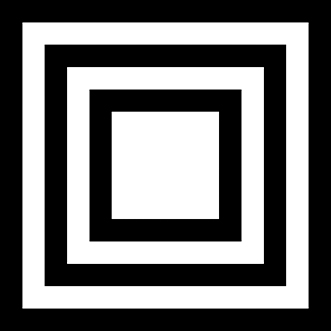
#> input picture landing_field.jpg, 331 x 331 px, found by its file name
$ python main2.py
#> lines starting #> are read from the running program, lines starting #| are printed output that depends on the picture; after the words box and inside, x2 and y2 are one past the last pixel; in counts of white or black regions, pixels touching at a corner belong together
### utils/imutils.py
### This code below should be in a separate file called imutils.py
# Import the necessary packages
import numpy as np
import cv2
# [17 lines left out: functions translate, rotate, not called in this run]
def resize(image, width = None, height = None, inter = cv2.INTER_AREA):
        # initialize the dimensions of the image to be resized and grab the image size
        dim = None
        (h, w) = image.shape[:2]
        # if both the width and height are None, then return the original image
        if width is None and height is None:
                return image
        # check to see if the width is None
        if width is None:
                # calculate the ratio of the height and construct the dimensions
                r = height / float(h)
                dim = (int(w * r), height)
        # otherwise, the height is None
        else:
                # calculate the ratio of the width and construct the dimensions
                r = width / float(w)
                dim = (width, int(h * r))
        # resize the image
        resized = cv2.resize(image, dim, interpolation = inter)
        # return the resized image
        return resized

### nice_trys/main2.py
#7 DEC 2015
#This program uses multi-scale template matching to find an object in a video stream.
#The object is the "template" which is an image file (JPG, PNG, etc.)
#The video stream is from the raspberry pi camera module.
#This program works on the Raspberry PI 2, Jessie, OpenCV 3.0.0

import cv2
import numpy as np  # for template matching

from utils import imutils

cap = cv2.VideoCapture(0)  # Webcam Capture

template = cv2.imread('landing_field.jpg')                                        #I used a photo of sunglasses, cropped down to just the sunglasses and nothing else
#> template is the input picture: shape (331, 331, 3); min 0, max 255, mean 118
(template_height, template_width) = template.shape[:2]
#> template_height = 331; template_width = 331
template = cv2.cvtColor(template, cv2.COLOR_BGR2GRAY)                           #gray it
#> template: shape (331, 331)
template = cv2.GaussianBlur     (template, (7,7), 0)                            #blur it
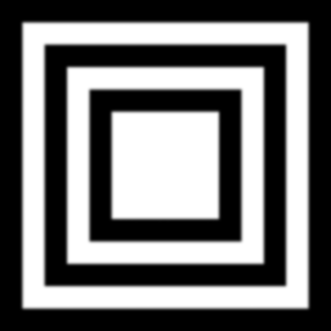
#> template: shape (331, 331); min 0, max 255, mean 118
template = cv2.Canny(template, 50, 150)                                         #edge it
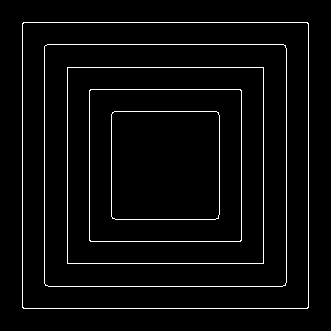
#> template: shape (331, 331); 3.6% white in thin lines or dots, all inside (x1, y1, x2, y2) = (22, 22, 309, 309)
cv2.imshow("template", template)                                                #show it (not necessary, but I like to see what I'm working with

while True:
    ret, roi_image = cap.read()
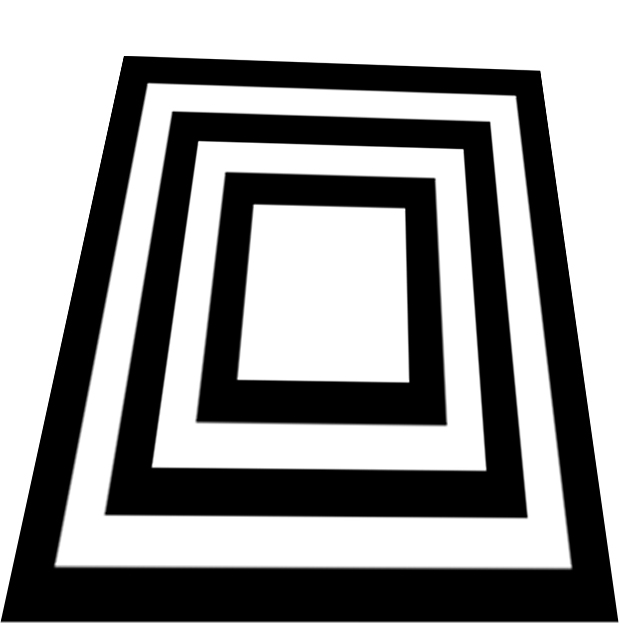
#> input picture landing_field_2.jpg, 619 x 623 px, given in place of the camera
#> roi_image is the input picture: shape (623, 619, 3); min 0, max 255, mean 151
    image_gray          = cv2.cvtColor(roi_image, cv2.COLOR_BGR2GRAY)           #change the image to grayscale
    (h, w)              = image_gray.shape[:2]
#> h = 623; w = 619
    center              = (w/2,h/2)
#> center = (309.5, 311.5)
    im_gblurred         = cv2.GaussianBlur(image_gray, (7,7), 0)        #blur the image
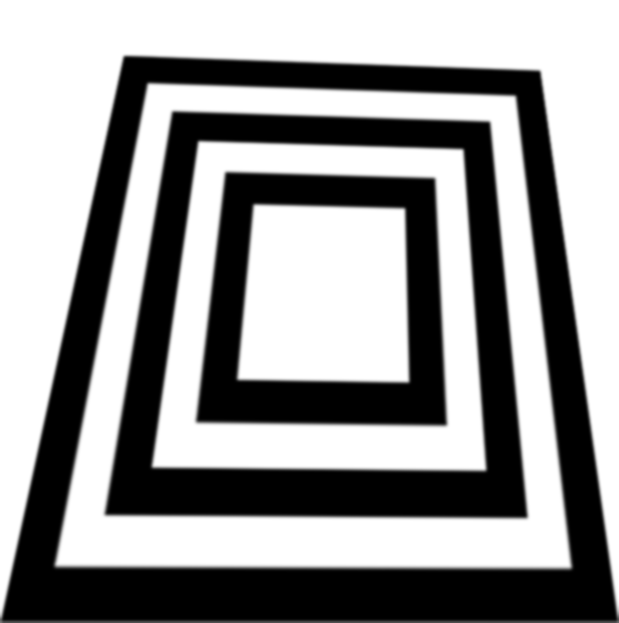
#> im_gblurred: shape (623, 619); min 0, max 255, mean 150.9

    ### MULTI-SCALE TEMPLATE MATCHING
    ms_image = im_gblurred                              #this line is not required, but I was playing around with different multiscale image transformations
    found = None                                        #flag to keep track of the matched region

    #scan each scale of the image
    #ending value (20%), starting value (100%), number of slices in between (20)
    for scale in np.linspace(0.2, 1.0, 20)[::-1]:
        #resize the image according to the scale and keep track of the ratio of the resizing
        resized = imutils.resize(ms_image, width = int(ms_image.shape[1] * scale))
        r       = ms_image.shape[1] / float(resized.shape[1])

        #if the resized image is smaller than the template then break from the loop
        if resized.shape[0] < template_height or resized.shape[1] < template_width:
            break
        #detect the edges in the resized grayscale image and apply template matching to find the template in the image
        edged = cv2.Canny(resized, 50, 150)                     #must use the SAME parameters here as you did for the tempate ABOVE for best results

        #input image:   must be 8bit or 32bit-floating point
        #tempate image: must not be larger than the image to search, and same data type
        #method:        parameter specifying the comparison methods (SQDIFF, SQDIFFNORM, CCORR, CCORRNORM, CCOEFF, CCOEFFNORM)
        #mask:          mask of searched template.  must be same data type and size as template. It not set by default.
        #result:        map of comparison results, must be single channel 32bit float
        result = cv2.matchTemplate(edged, template, cv2.TM_CCOEFF)              #this is where the magic happens!
        #The cv2.minMaxLoc function takes the correlation result and returns a 4-tuple
        #that includes the minimum correlation value, the maximum correlation value,
        #the (x, y)-coordinate of the minimum value, and the (x, y)-coordinate of the
        #maximum value, respectively. We are only interested in the maximum value and
        #(x, y)-coordinate so we keep the maximums and discard the minimums.
        (_, maxVal, _, maxLoc)  = cv2.minMaxLoc(result)

        #if we found a new maximum correlation value, then update the bookkeeping variable
        if found is None or maxVal > found[0]:
            found = (maxVal, maxLoc, r)
        #unpack the bookkeeping variable and compute the (x, y) coordinates of the bounding box based on the resized ratio
        (_, maxLoc, r) = found
        (startX, startY) = (int(maxLoc[0] * r), int(maxLoc[1] * r))
        (endX, endY) = (int((maxLoc[0] + template_width) * r), int((maxLoc[1] + template_height) * r))

            #draw a box around the detected result and display the image
        cv2.rectangle(ms_image, (startX, startY), (endX, endY), (0, 0, 255), 2)
        cv2.imshow("Image", ms_image)
                             #Must use this to eliminate the error: "Incorrect buffer length"
        if cv2.waitKey(1) & 0xFF == ord('q'):       #press CTRL and Q to stop the program from running
            break
#> this loop made 1 pass; (key q is pressed on pass 1)
#> (maxVal, found, startX, startY, endX, endY) on pass 1: (19133258, (19133258, (99, 259), 1), 99, 259, 430, 590)
#> pass 1, `edged = cv2.Canny(resized, 50, 150)`:
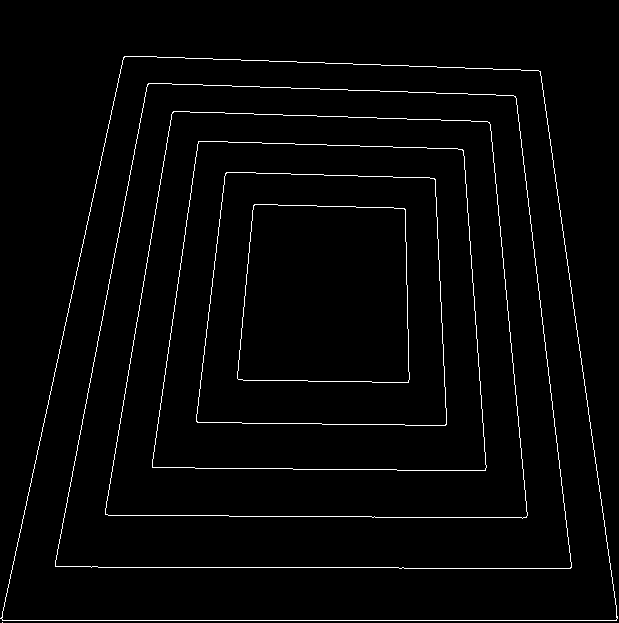
#> edged: shape (623, 619); 2.2% white in thin lines or dots
#> pass 1, `result = cv2.matchTemplate(edged, template, cv2.TM_CCOEFF)`:
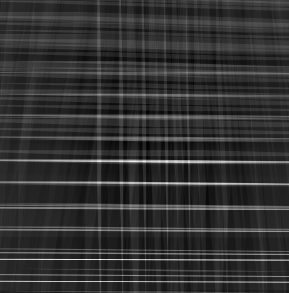
#> result: shape (293, 289) float32; min -4700591.5, max 19133258, mean 34398.6; drawn with min black and max white
#> pass 1, `cv2.imshow("Image", ms_image)`:
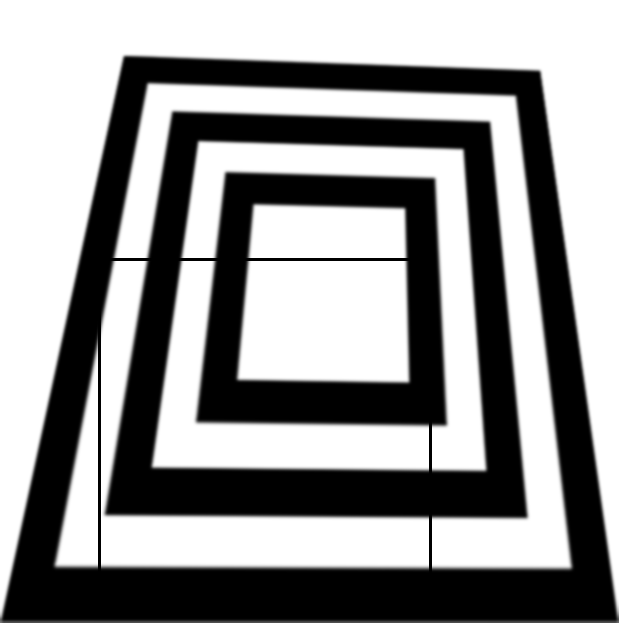
#> window 'Image': shape (623, 619); min 0, max 255, mean 149.8

# When everything is done, release the capture
cap.release()
cv2.destroyAllWindows()
